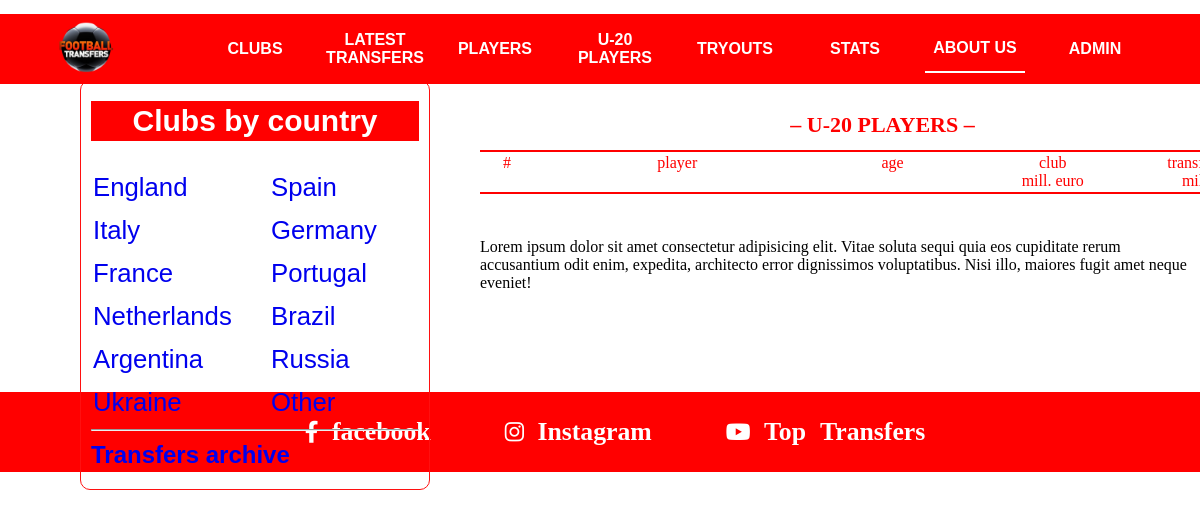
/U20-players/, run on an earlier commit of the app's database.
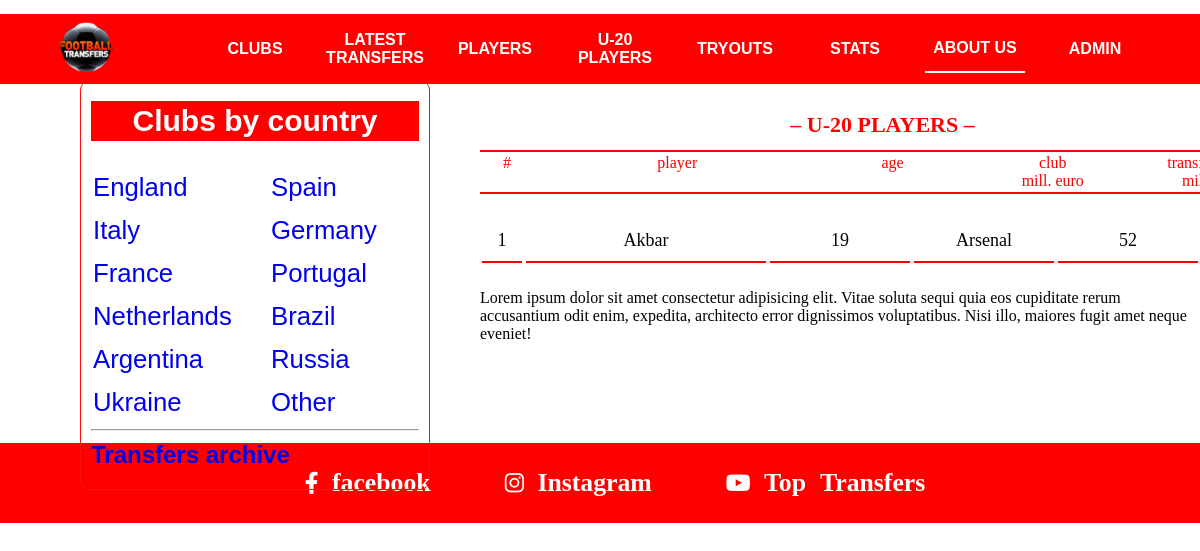
And on a later commit of the database.
### asosiy/models.py (models this page shows, shortened)
class Player(models.Model):
    ism = models.CharField(max_length=30)
    davlat = models.CharField(max_length=30)
    tugilgan_sana = models.DateField(blank=True)
    narx = models.PositiveIntegerField()
    club = models.ForeignKey(Club, on_delete=models.SET_NULL, null = True)
    pozitsiya = models.CharField(max_length=30)

class Club(models.Model):
    nom = models.CharField(max_length=30)
    logo = models.FileField()
    davlat = models.CharField(max_length=30)
    presidend = models.CharField(max_length=40, blank = True)
    coach = models.CharField(max_length=30, blank= True)
    yili = models.DateField(blank=True)
    record_transfer = models.CharField(max_length=100, blank=True)
    record_sotuv = models.CharField(max_length=100, blank=True)
    def __str__(self):
        return self.nom

### asosiy/views.py (the view)
# urls.py: path('U20-players/', u_20_players),
def u_20_players(request):
    today = datetime.date.today()
    plage = today - datetime.timedelta(days=365 * 20+20//4)
    content = {
        "players" : Player.objects.filter(tugilgan_sana__gte = plage),
        "hozirgi_yil" : datetime.date.today().year
    }
    return render(request, 'U-20 players.html', content)

### templates/U-20 players.html (shortened to what this page needs)
{% extends 'header.html' %}
{% block content %}
{% load mathfilters %}
      </div>
      <div class="nav">
          <h2>– U-20 PLAYERS –</h2>
          <table class="content-nav">
            <thead>
              <tr>
                <td>#</td>
                <td>player</td>
                <td>age</td>
                <td>
                  club <br />
                  mill. euro
                </td>
                <td>
                  transfer value, <br />
                  mill. euro
                </td>
              </tr>
            </thead>
          </table>
        </div>
      <div class="content">
        <table class="players">
          {% for player in players %}
          <tr>
            <td>{{ forloop.counter}}</td>
            <td>{{player.ism}}</td>
            <td>{{ hozirgi_yil|sub:player.tugilgan_sana.year }}</td>
            <td>{{player.club}}</td>
            <td>{{player.narx}}</td>
          </tr>
          {% endfor %}
        </table>
        <p>
          Lorem ipsum dolor sit amet consectetur adipisicing elit. Vitae soluta
          sequi quia eos cupiditate rerum accusantium odit enim, expedita,
          architecto error dignissimos voluptatibus. Nisi illo, maiores fugit
          amet neque eveniet!
        </p>
      </div>
{% endblock %}

What changed in the data, as far as the page shows it:
added Player: ism "Akbar", tugilgan_sana "19", club "Arsenal", narx "52"
